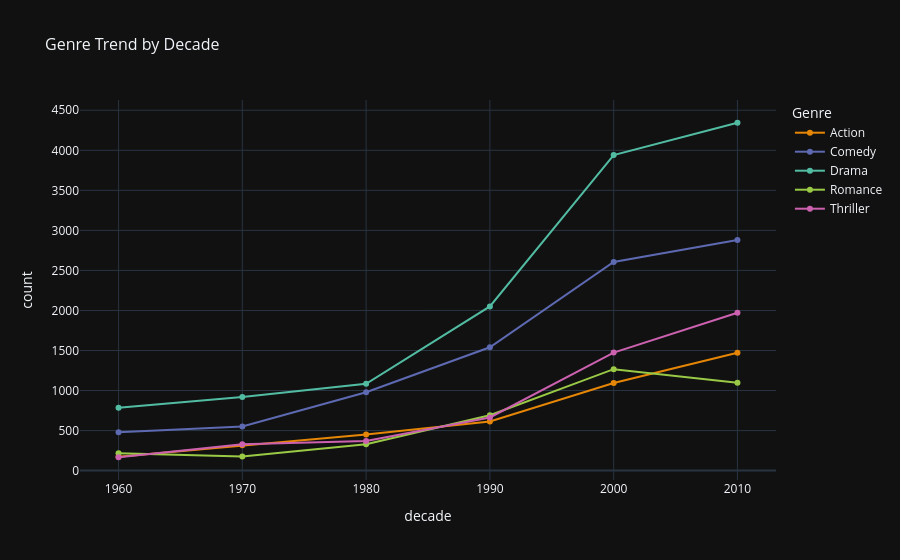

The notebook cell saved with this chart:
### Markdown cell above
## 6. Genre Trend by Decade

### Code cell
import re

def extract_year(title):
    m = re.search(r'\((\d{4})\)', str(title))
    return int(m.group(1)) if m else None

df_meta_year = df_metadata.copy()
df_meta_year['year']   = df_meta_year['title'].apply(extract_year)
df_meta_year['decade'] = (df_meta_year['year'] // 10 * 10).astype('Int64')
df_meta_year = df_meta_year.dropna(subset=['year', 'decade'])
df_meta_year = df_meta_year[df_meta_year['decade'].between(1960, 2020)]

# Top 5 genres by movie count
if 'genres' in df_meta_year.columns:
    genres_exp = df_meta_year.assign(
        genre=df_meta_year['genres'].apply(
            lambda x: x.split('|') if isinstance(x, str) else (x if isinstance(x, list) else [])
        )
    ).explode('genre')
    genres_exp = genres_exp[~genres_exp['genre'].isin(['', '(no genres listed)'])]
    top5 = genres_exp['genre'].value_counts().head(5).index.tolist()

    decade_genre = (
        genres_exp[genres_exp['genre'].isin(top5)]
        .groupby(['decade', 'genre'])
        .size()
        .reset_index(name='count')
    )

    fig = px.line(
        decade_genre, x='decade', y='count', color='genre',
        title='Genre Trend by Decade',
        color_discrete_sequence=px.colors.qualitative.Vivid,
        markers=True,
        template='plotly_dark'
    )
    fig.update_layout(title_font_size=16, legend_title='Genre')
    fig.show()
    fig.write_html('data/cleaning/viz_06_genre_trend.html')
    print('Saved interactive chart: viz_06_genre_trend.html')
else:
    print('Genres column not available in metadata, skipping this chart.')

### Figure 1 — Plotly figure (JSON) as saved in the notebook; plotly's stock layout.template omitted (floating-point values rounded to 4 significant figures)
{"data": [{"hovertemplate": "genre=Action<br>decade=%{x}<br>count=%{y}<extra></extra>", "legendgroup": "Action", "line": {"color": "rgb(229, 134, 6)", "dash": "solid"}, "marker": {"symbol": "circle"}, "mode": "lines+markers", "name": "Action", "orientation": "v", "showlegend": true, "type": "scatter", "x": [1960, 1970, 1980, 1990, 2000, 2010], "xaxis": "x", "y": [173, 316, 451, 613, 1094, 1472], "yaxis": "y"}, {"hovertemplate": "genre=Comedy<br>decade=%{x}<br>count=%{y}<extra></extra>", "legendgroup": "Comedy", "line": {"color": "rgb(93, 105, 177)", "dash": "solid"}, "marker": {"symbol": "circle"}, "mode": "lines+markers", "name": "Comedy", "orientation": "v", "showlegend": true, "type": "scatter", "x": [1960, 1970, 1980, 1990, 2000, 2010], "xaxis": "x", "y": [478, 551, 978, 1540, 2606, 2879], "yaxis": "y"}, {"hovertemplate": "genre=Drama<br>decade=%{x}<br>count=%{y}<extra></extra>", "legendgroup": "Drama", "line": {"color": "rgb(82, 188, 163)", "dash": "solid"}, "marker": {"symbol": "circle"}, "mode": "lines+markers", "name": "Drama", "orientation": "v", "showlegend": true, "type": "scatter", "x": [1960, 1970, 1980, 1990, 2000, 2010], "xaxis": "x", "y": [785, 920, 1085, 2050, 3940, 4344], "yaxis": "y"}, {"hovertemplate": "genre=Romance<br>decade=%{x}<br>count=%{y}<extra></extra>", "legendgroup": "Romance", "line": {"color": "rgb(153, 201, 69)", "dash": "solid"}, "marker": {"symbol": "circle"}, "mode": "lines+markers", "name": "Romance", "orientation": "v", "showlegend": true, "type": "scatter", "x": [1960, 1970, 1980, 1990, 2000, 2010], "xaxis": "x", "y": [217, 177, 330, 691, 1267, 1098], "yaxis": "y"}, {"hovertemplate": "genre=Thriller<br>decade=%{x}<br>count=%{y}<extra></extra>", "legendgroup": "Thriller", "line": {"color": "rgb(204, 97, 176)", "dash": "solid"}, "marker": {"symbol": "circle"}, "mode": "lines+markers", "name": "Thriller", "orientation": "v", "showlegend": true, "type": "scatter", "x": [1960, 1970, 1980, 1990, 2000, 2010], "xaxis": "x", "y": [167, 329, 371, 664, 1474, 1971], "yaxis": "y"}], "layout": {"legend": {"title": {"text": "Genre"}, "tracegroupgap": 0}, "title": {"font": {"size": 16}, "text": "Genre Trend by Decade"}, "xaxis": {"anchor": "y", "domain": [0, 1], "title": {"text": "decade"}}, "yaxis": {"anchor": "x", "domain": [0, 1], "title": {"text": "count"}}}}
